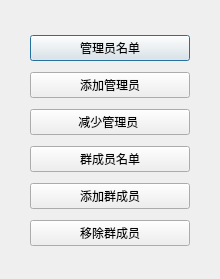
<?xml version="1.0" encoding="UTF-8"?>
<ui version="4.0">
 <class>GroupTools</class>
 <widget class="QDialog" name="GroupTools">
  <property name="geometry">
   <rect>
    <x>0</x>
    <y>0</y>
    <width>220</width>
    <height>279</height>
   </rect>
  </property>
  <property name="windowTitle">
   <string>Dialog</string>
  </property>
  <widget class="QWidget" name="verticalLayoutWidget">
   <property name="geometry">
    <rect>
     <x>30</x>
     <y>30</y>
     <width>160</width>
     <height>224</height>
    </rect>
   </property>
   <layout class="QVBoxLayout" name="GroupTools_2">
    <item>
     <widget class="QPushButton" name="ManagerList">
      <property name="text">
       <string>管理员名单</string>
      </property>
     </widget>
    </item>
    <item>
     <widget class="QPushButton" name="AddManager">
      <property name="text">
       <string>添加管理员</string>
      </property>
     </widget>
    </item>
    <item>
     <widget class="QPushButton" name="DecreaseManager">
      <property name="text">
       <string>减少管理员 </string>
      </property>
     </widget>
    </item>
    <item>
     <widget class="QPushButton" name="PeopleGroup">
      <property name="text">
       <string>群成员名单</string>
      </property>
     </widget>
    </item>
    <item>
     <widget class="QPushButton" name="AddPeople">
      <property name="text">
       <string>添加群成员</string>
      </property>
     </widget>
    </item>
    <item>
     <widget class="QPushButton" name="DecreasePeople">
      <property name="text">
       <string>移除群成员</string>
      </property>
     </widget>
    </item>
   </layout>
  </widget>
 </widget>
 <resources/>
 <connections/>
</ui>
